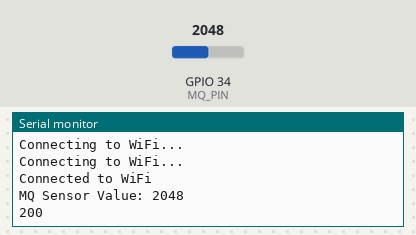
This sketch was run on a simulated ESP32. On the bench: the last lines printed to the serial monitor. The inputs (shaded band) are chosen by the test bench; at power-on: GPIO 34 (MQ_PIN) = 2048. WiFi joins after 1.5 s; servers stay silent unless stated; uploads are accepted with an empty reply.

Above: at 3.2 s.
3.3 s: GPIO 34 (MQ_PIN) set to 2866
At 7.36 s:
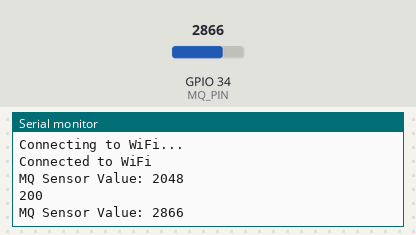
9.1 s: GPIO 34 (MQ_PIN) set to 3603
At 13.7 s:
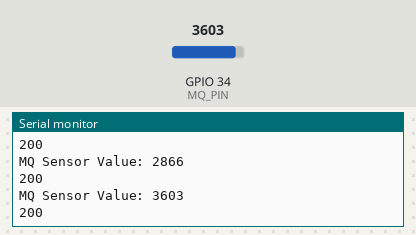
Timing chart, 0 to 15.2 s (numbered marks = the images above; inputs shaded):
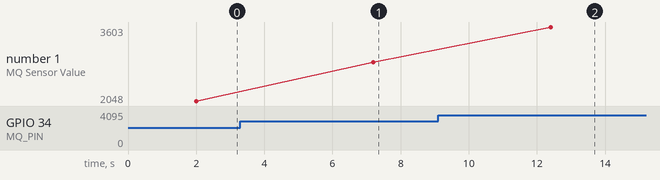

Measured:
- after the input at 3.3 s, the serial monitor: prints a new line after 3.9 s (image 1)
- after the input at 9.1 s, the serial monitor: prints a new line after 3.3 s (image 2)
- plotted number 1: 2048 → 2866 after the input at 3.3 s, 2866 → 3603 after the input at 9.1 s

The sketch:

API_Tugas_Week3_Group20.ino
```cpp
#include <WiFi.h>
#include <HTTPClient.h>
#include <ArduinoJson.h>
#include "DHT.h"
#define MQ_PIN 34

const char* ssid = "<SSID>";
const char* password = "<PASSWORD>";
const char* serverName = "http://<ipv4 address>:8000/create";

void setup() {
  Serial.begin(115200);

  // Connect to Wi-Fi
  WiFi.begin(ssid, password);
  while (WiFi.status() != WL_CONNECTED) {
    delay(1000);
    Serial.println("Connecting to WiFi...");
  }
  Serial.println("Connected to WiFi");

  pinMode(MQ_PIN, INPUT);
}

void loop() {
  if(WiFi.status() == WL_CONNECTED) {
    HTTPClient http;
    http.begin(serverName);  // Specify the URL

    int sensorValue = analogRead(MQ_PIN);  // Read the analog value from the sensor
    Serial.print("MQ Sensor Value: ");
    Serial.println(sensorValue);

    // Specify content-type header
    http.addHeader("Content-Type", "application/json");

    // Create JSON object
    StaticJsonDocument<200> doc;
    doc["name"] = "ESP32";
    doc["value"] = sensorValue;

    String requestBody;
    serializeJson(doc, requestBody);

    // Send HTTP POST request
    int httpResponseCode = http.POST(requestBody);

    if (httpResponseCode > 0) {
      String response = http.getString();  // Get the response to the request
      Serial.println(httpResponseCode);    // Print return code
      Serial.println(response);            // Print request answer
    } else {
      Serial.print("Error on sending POST: ");
      Serial.println(httpResponseCode);
    }

    http.end();  // Free resources
  } else {
    Serial.println("Error in WiFi connection");
  }
  delay(5000);

}
```
